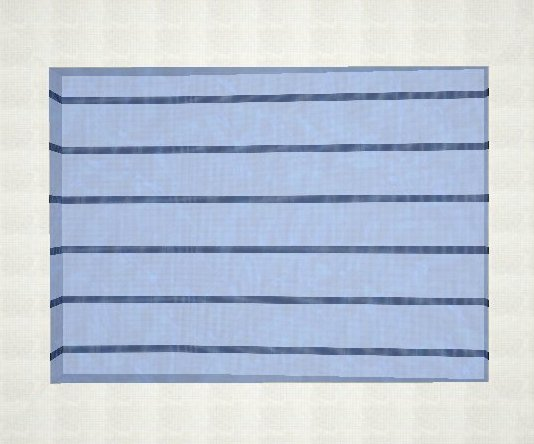
#> input picture misc/marker/images/teagle.jpg, 534 x 444 px, given as the content of the folder data/cuauv/, which was not available
$ python classify.py ../../../misc/marker/images/teagle.jpg   (older library calls are emulated)
#> lines starting #> are read from the running program, lines starting #| are printed output that depends on the picture; after the words box and inside, x2 and y2 are one past the last pixel; in counts of white or black regions, pixels touching at a corner belong together; pictures that were not available may be replaced by others from this repository, and a replacement may not be noted
### vision/framework/bcf/evolution.py
# -*- coding: utf-8 -*-
from math import sqrt, acos, pi
import numpy as np
'''
Implementation of Discrete Contour Evolution algorithm (Longin Jan Latecki, Rolf Lakämper, Convexity
Rule for Shape Decomposition Based on Discrete Contour Evolution, In Computer Vision and Image
Understanding, Volume 73, Issue 3, 1999, Pages 441-454, ISSN 1077-3142,
https://doi.org/10.1006/cviu.1998.0738.).
Almost a direct port of the existing implementation in MATLAB.
For the most part, naming choices and comments are replicated.
'''

def evolution(slist, number, max_value=None, keep_endpoints=False, process_until_convex=False, display=False):
    # EVOLUTION(slist, number,<maxvalue>,<keepEndpoints>,<processUntilConvex><display>)
    #  discrete curve evolution of slist to n points
    # input: slist, number of vertices in resulting list
    #        optional: maxvalue: stop criterion,if >0.0 value overrides number
    #        optional: keepEndpoints. if set to 1, endpoints are NOT deleted
    #        optional: processUntilConvex. if set to 1, evolution continues until
    #                  shape is convex
    #        optional: display: displayflag
    # output: s=simplificated list
    #         value= vector containing values of remaining vertices in point-order
    #         delval= vector containing values of deleted vertices in order of deletion


    # this function is not speed-optimized, it is near a simple brute force
    # implementation !

    # blocking of vertices is taken into account.

    if max_value is not None and max_value > 0:
        number = 3
    else:
        max_value = float("inf")

    if process_until_convex:
        number = 3
        max_value = float("inf")

    del_val = np.array([])
    s = slist
    # initialize value vector (containing the information value of each vertex)
    value = np.zeros((len(s), 1))

    if number < 3 or len(slist) <= 3:
        print("WARNING (evolution): less than 3 vertices")
        return (s, value, del_val)

    peri = poly_perimeter(np.append(slist, [slist[0]], axis=0))

    for i in range(len(s)):
        value[i] = relevance(s, i, peri, keep_endpoints)

    m = -1

    while True:
        if display:
            print("Value of deleted vertex: {}".format(m))

        if process_until_convex and is_convex(s):
            break

        if number >= len(s):
            break

        i = np.argmin(value)
        m = value[i][0]
        if m > max_value:
            break

        # test blocking
        if m > 0:
            bf = blocked(s, i)

            # if vertex is blocked, find first non-blocked vertex
            # this procedure is separated from the 'usual min-case'
            # for speed-reasons (sort is needed instead of min)
            if bf:
                ind = np.argsort(value, axis=0)
                rel = value[ind]
                j = 2
                m = 1e16
                while j < len(s):
                    i = ind[j][0]
                    bf = blocked(s, i)
                    if not bf:
                        m = rel[j][0][0]
                        break
                    j += 1

                if m > max_value:
                    break

        # delete vertex
        px = s[i, 0]
        py = s[i, 1]
        s = np.delete(s, i, axis=0)
        value = np.delete(value, i, axis=0)

        del_val = np.append(del_val, [m], axis=0)

        # neighboring vertices
        i0 = i - 1
        i1 = i
        if i0 < 0:
            i0 = len(s) - 1
        elif i1 >= len(s):
            i1 = 0

        value[i0] = relevance(s, i0, peri, keep_endpoints)
        value[i1] = relevance(s, i1, peri, keep_endpoints)
    return s, value, del_val

def relevance(s, index, peri, keep_endpoints):
    if keep_endpoints:
        if index == 0 or index == len(s[:, 0]) - 1:
            return float("inf")
    # vertices
    i0 = index - 1
    i1 = index
    i2 = index + 1
    if i0 < 0:
        i0 = len(s) - 1
    elif i2 >= len(s):
        i2 = 0

    # segments
    seg1x = s[i1, 0] - s[i0, 0]
    seg1y = s[i1, 1] - s[i0, 1]
    seg2x = s[i1, 0] - s[i2, 0]
    seg2y = s[i1, 1] - s[i2, 1]

    l1 = sqrt(seg1x * seg1x + seg1y * seg1y)
    l2 = sqrt(seg2x * seg2x + seg2y * seg2y)

    # turning angle (0-180)
    a = 180 - acos((seg1x * seg2x + seg1y * seg2y) / l1 / l2) * 180 / pi

    # relevance measure
    v = a * l1 * l2 / (l1 + l2)

    v = v / peri # normalize
    return v

# [92 lines left out: functions seglength, blocked, is_convex, curvature_direction, not called in this run]

def poly_perimeter(s):
    return np.sum(np.sqrt(np.diff(s[:, 0]) ** 2 + np.diff(s[:, 1]) ** 2))

# [100 lines that do not run on import are left out]

### vision/framework/bcf/classify.py
import hashlib
import os
import sys
from collections import defaultdict
from functools import reduce

from scipy.spatial.distance import cdist
import numpy as np
import cv2
import sklearn
import sklearn.cluster
import pickle

from vision.framework.bcf.evolution import evolution
from vision.framework.bcf.shape_context import shape_context
from vision.framework.bcf.llc import llc_coding_approx


class BCF:
    def __init__(self, data_dir='data/cuauv/', codebook_file='codebook.data', classifier_file='classifier'):
        self.DATA_DIR = data_dir
        self.CODEBOOK_FILE = codebook_file
        self.CLASSIFIER_FILE = classifier_file
        self.classes = defaultdict(list)
        self.data = defaultdict(dict)
        self.counter = defaultdict(int)
        self.label_to_cls = {}
        self._load_labels()

    def _load_files(self, data_dir):
#> called with data_dir = 'data/cuauv/'
        for dir_name, subdir_list, file_list in os.walk(data_dir):
            if subdir_list:
                continue
            for f in sorted(file_list, key=hash):
                self.classes[dir_name.split('/')[-1]].append(os.path.join(dir_name, f))

    def _load_labels(self):
        for dir_name, subdir_list, file_list in os.walk(self.DATA_DIR):
            if subdir_list:
                continue
            cls = dir_name.split('/')[-1]
            self.label_to_cls[self.hash_cls(cls)] = cls

    def _read_images(self):
        for cls in self.classes:
            images = self.classes[cls]
            for image in images:
                image_id = self.get_image_identifier(cls)
                self.data[image_id]['image'] = cv2.imread(image, cv2.IMREAD_GRAYSCALE)
                if self.data[image_id]['image'] is None:
                    print("Failed to load " + image)

    def load_training_set(self):
        self._load_files(self.DATA_DIR)
        self._read_images()

    def load_testing_set(self, testing_data):
        self._load_files(testing_data)
        self._read_images()

    def normalize_shapes(self):
        for (cls, idx) in self.data.keys():
            image = self.data[(cls, idx)]['image']
            # Remove void space
            y, x = np.where(image > 50)
            max_y = y.max()
            min_y = y.min()
            max_x = x.max()
            min_x = x.min()
            trimmed = image[min_y:max_y, min_x:max_x] > 50
            trimmed = trimmed.astype('uint8')
            trimmed[trimmed > 0] = 255
            self.data[(cls, idx)]['normalized_image'] = trimmed
#> this loop made 1 pass
#> (cls, idx, max_y, min_y, max_x, min_x) on pass 1: ('_only', 1, 443, 0, 533, 0)
#> pass 1, in normalize_shapes, `image = self.data[(cls, idx)]['image']`:
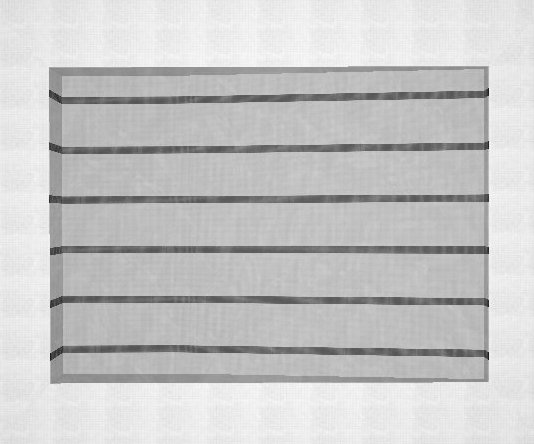
#> image: shape (444, 534); min 16, max 255, mean 198.9
#> pass 1, in normalize_shapes, `trimmed = image[min_y:max_y, min_x:max_x] > 50`:
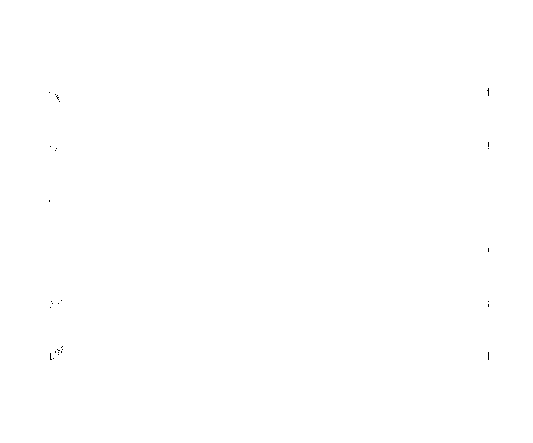
#> trimmed: shape (443, 533) bool; 100% white; black in thin lines or dots, all inside (x1, y1, x2, y2) = (49, 88, 489, 360)
#> after the loop, self.data = 1 item

    def extract_cf(self):
        for (cls, idx) in self.data.keys():
            image = self.data[(cls, idx)]['normalized_image']
            _, contours, _ = cv2.findContours(image, cv2.RETR_EXTERNAL, cv2.CHAIN_APPROX_SIMPLE)
            contour = sorted(contours, key=len)[-1]
            mat = np.zeros(image.shape, np.int8)
            cv2.drawContours(mat, [contour], -1, (255, 255, 255))
            #self.show(mat)
            MAX_CURVATURE = 1.5
            N_CONTSAMP = 50
            N_PNTSAMP = 10
            C = None
            for pnt in contour:
                if C is None:
                    C = np.array([[pnt[0][0], pnt[0][1]]])
                else:
                    C = np.append(C, [[pnt[0][0], pnt[0][1]]], axis=0)
            cfs = self.extr_raw_points(C, MAX_CURVATURE, N_CONTSAMP, N_PNTSAMP)
            tmp = mat.copy()
            for cf in cfs:
                for pnt in cf:
                    cv2.circle(tmp, (pnt[0], pnt[1]), 2, (255, 0, 0))
                #self.show(tmp)
            num_cfs = len(cfs)
            print("Extracted %s points" % (num_cfs))
            feat_sc = np.zeros((300, num_cfs))
            xy = np.zeros((num_cfs, 2))

            for i in range(num_cfs):
                cf = cfs[i]
                sc, _, _, _ = shape_context(cf)
                # shape context is 60x5 (60 bins at 5 reference points)
                sc = sc.flatten(order='F')
                sc /= np.sum(sc) # normalize
                feat_sc[:, i] = sc
                # shape context descriptor sc for each cf is 300x1
                # save a point at the midpoint of the contour fragment
                xy[i, 0:2] = cf[np.round(len(cf) / 2. - 1).astype('int32'), :]
            sz = image.shape
            self.data[(cls, idx)]['cfs'] = (cfs, feat_sc, xy, sz)
#> this loop made 1 pass
#> (cls, idx, MAX_CURVATURE, N_CONTSAMP, N_PNTSAMP) on pass 1: ('_only', 1, 1.5, 50, 10)
#| Extracted 13 points
#> pass 1, in extract_cf, `tmp = mat.copy()`:
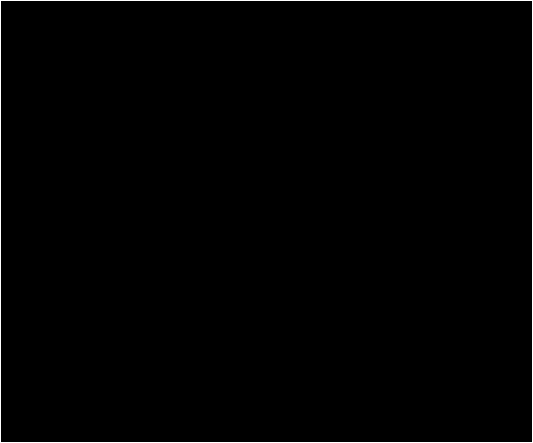
#> tmp: shape (443, 533) int8; values 0 (black) and 127 (white), 0.83% white in thin lines or dots

    # [19 lines left out: function learn_codebook, not called in this run]

    def encode_cf(self):
        K_NN = 5
        # Represent each contour fragment shape descriptor as a combination of K_NN of the
        # clustering centers
        with open(self.CODEBOOK_FILE, 'rb') as in_file:
            kmeans = pickle.load(in_file)
        for image in self.data.values():
            feat_sc = image['cfs'][1]
            image['encoded_shape_descriptors'] = llc_coding_approx(kmeans.cluster_centers_, feat_sc.transpose(), K_NN)

    # [65 lines left out: functions spp, pyramid_pooling, svm_train, svm_classify, svm_classify_test, not called in this run]

    def show(self, image):
        cv2.imshow('image', image)
        _ = cv2.waitKey()

    def extr_raw_points(self, c, max_value, N, nn):
        # -------------------------------------------------------
        # [SegmentX, SegmentY,NO]=GenSegmentsNew(a,b,maxvalue,nn)
        # This function is used to generate all the segments
        # vectors of the input contour
        # a and b are the input contour sequence
        #  maxvalue is the stop condition of DCE, usually 1~1.5
        #  nn is the sample points' number on each segment, in super's method,n=25
        # SegmentX,SegmentY denotes all the coordinates of all the segments of input contour
        # NO denotes the number of segments of input contour
        # -------------------------------------------------------
        kp, _, _ = evolution(c, N, max_value, 0, 0, 0) # critical points
        n2 = cdist(kp, c)

        i_kp = np.argmin(n2.transpose(), axis=0) # column-wise min
        n_kp = len(i_kp)
        n_cf = (n_kp - 1) * n_kp + 1
        pnts = [None] * n_cf

        s = 0
        for i in range(n_kp):
            for j in range(n_kp):
                if i == j:
                    continue
                if i < j:
                    cf = c[i_kp[i]:i_kp[j]+1, :]
                if i > j:
                    cf = np.append(c[i_kp[i]:, :], c[:i_kp[j]+1, :], axis=0)
                pnts[s] = self.sample_contour(cf, nn)
                s += 1
        pnts[s] = self.sample_contour(c, nn)
        return pnts

    def sample_contour(self, cf, nn):
        # Sample points from contour fragment
        _len = cf.shape[0]
        ii = np.round(np.arange(0, _len - 0.9999, float(_len - 1) / (nn - 1))).astype('int32')
        cf = cf[ii, :]
        return cf

    def next_count(self, cls):
        self.counter[cls] += 1
        return self.counter[cls]

    def get_image_identifier(self, cls):
        return (cls, self.next_count(cls))

    # [8 lines left out: function train, not called in this run]

    def test(self):
        self.load_testing_set('data/cuauv/')
        self.normalize_shapes()
        self.extract_cf()
#> (the call stopped at in extract_cf, `sc, _, _, _ = shape_context(cf)`: vision is not available in this run)
        self.encode_cf()
        self.spp()
        self.svm_classify_test()

    # [9 lines left out: function classify_once, not called in this run]

    def hash_cls(self, cls):
        return sum([ord(c) for c in cls])


if __name__ == "__main__":
    bcf = BCF()
    train = False
    if len(sys.argv) > 1:
        train = sys.argv[1] == "train"
    if train:
        print("Training mode")
        bcf.train()
    else:
        print("Testing mode")
#> (the run stopped early here; a loop or call above may not have finished)
